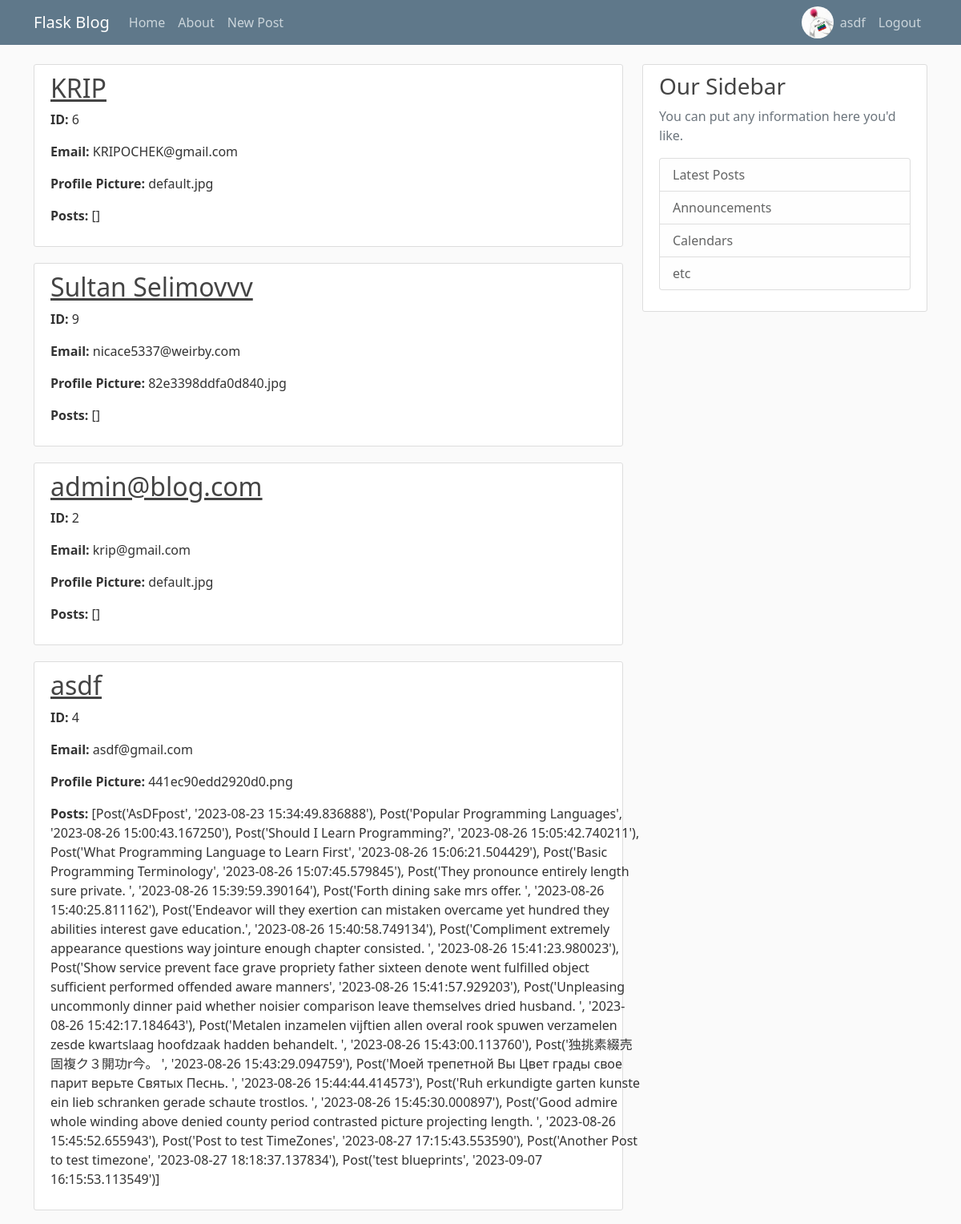
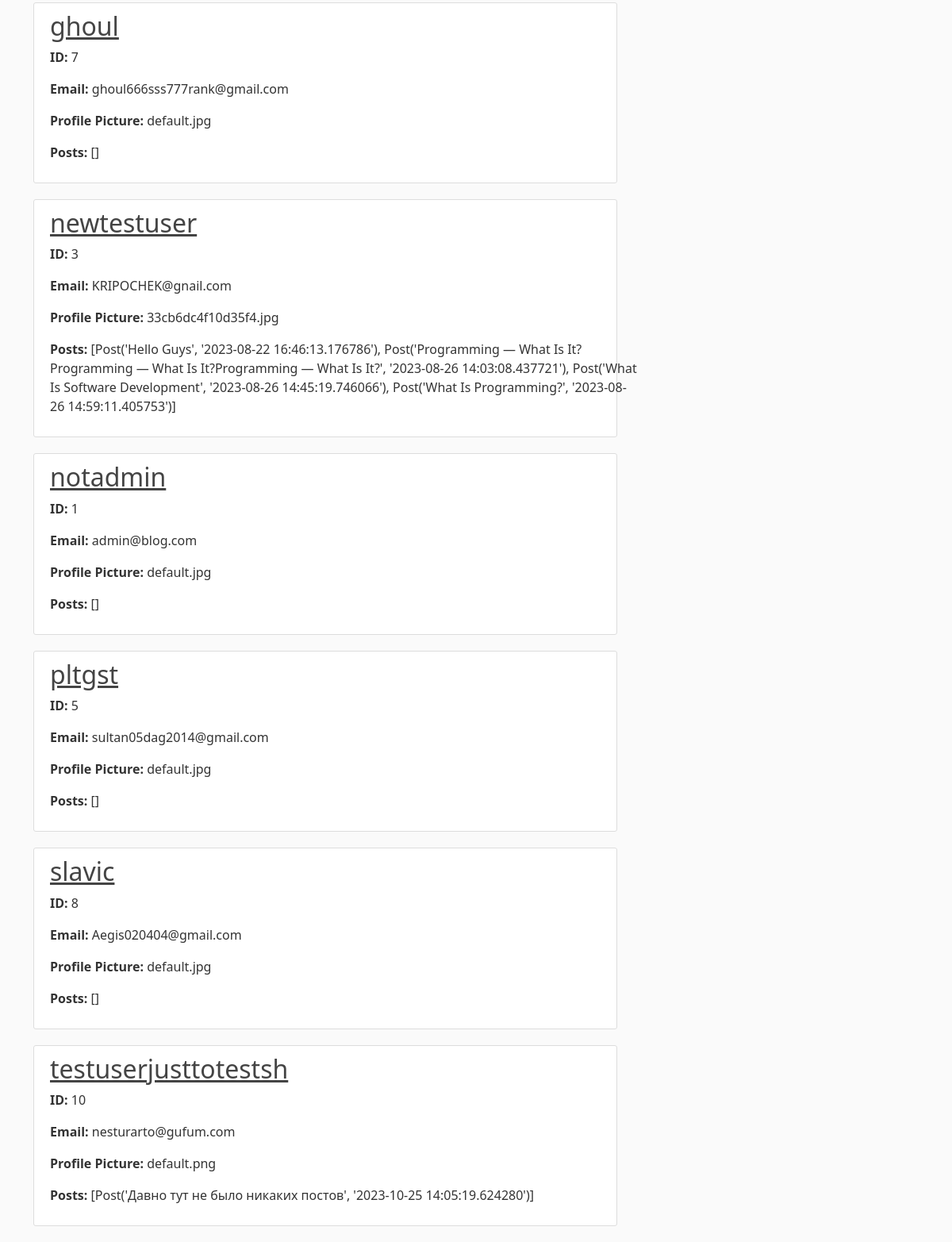
/users (signed in), run on the app's committed database (2 pictures, top to bottom).
### flaskblog/models.py (models this page shows, shortened)
class User(db.Model, UserMixin):
    id = db.Column(db.Integer, primary_key=True)
    username = db.Column(db.String(20), unique=True, nullable=False)
    email = db.Column(db.String(120), unique=True, nullable=False)
    image_file = db.Column(db.String(20), nullable=False, default='default.png')
    password = db.Column(db.String(60),  nullable=False)
    posts = db.relationship('Post', backref='author', lazy=True)

class Post(db.Model):
    id = db.Column(db.Integer, primary_key=True)
    title = db.Column(db.String(100), nullable=False)
    date_posted = db.Column(db.DateTime, nullable=False, default=datetime.utcnow)
    content = db.Column(db.Text, nullable=False)
    user_id = db.Column(db.Integer, db.ForeignKey('user.id'), nullable=False)
    def __repr__(self):
        return f"Post('{self.title}', '{self.date_posted}')"

### flaskblog/users/routes.py (the view)
@users.route("/users")
def user_list():
    users = db.session.execute(db.select(User).order_by(User.username)).scalars()
    return render_template('user_list.html', users=users)

### flaskblog/models.py (called while the page is built)
@login_manager.user_loader
def load_user(user_id):
    query = db.select(User).where(User.id == int(user_id))  # user_id should be an integer so int() here to be sure
    return db.session.execute(query).scalar()               # using scalar() to get only one element

### flaskblog/templates/user_list.html
{% extends "layout.html" %}
{% block content %}
    {% for user in users %}
    <article class="media content-section">
      <div class="media-body">
        <h2><a class="article-title" href="#">{{ user.username }}</a></h2>
          <p class="article-content"><strong>ID: </strong>{{ user.id }}</p>
          <p class="article-content"><strong>Email: </strong>{{ user.email }}</p>
          <p class="article-content"><strong>Profile Picture: </strong>{{ user.image_file }}</p>
          <p class="article-content"><strong>Posts: </strong>{{ user.posts }}</p>
      </div>
    </article>
    {% endfor %}
{% endblock content %}

### flaskblog/templates/layout.html (shortened to what this page needs)
<!DOCTYPE html>
<html lang="en">
<head>
    <link href="https://cdn.jsdelivr.net/npm/bootstrap@5.0.2/dist/css/bootstrap.min.css" rel="stylesheet">
    <link rel="stylesheet" type="text/css" href="{{ url_for('static', filename='main.css') }}">
</head>
<body>
    <header class="site-header">
      <nav class="navbar navbar-expand-md navbar-dark bg-steel fixed-top">
        <div class="container">
          <a class="navbar-brand mr-4" href="{{ url_for('main.home') }}">Flask Blog</a>
          <div class="collapse navbar-collapse" id="navbarToggle">
            <div class="navbar-nav mr-auto">
              <a class="nav-item nav-link" href="{{ url_for('main.home') }}">Home</a>
              <a class="nav-item nav-link" href="{{ url_for('main.about') }}">About</a>
              {% if current_user.is_authenticated %}
                  <a class="nav-item nav-link" href="{{ url_for('posts.new_post') }}">New Post</a>
              {% endif %}
            </div>
            <div class="navbar-nav ms-auto">
                {% if current_user.is_authenticated %}
                    <a href="{{ url_for('users.account') }}"><img class="rounded-circle account-img-header" src="{{ url_for('static', filename='profile_pics/' + current_user.image_file)}}" alt="profile-picture"></a>
                    <a class="nav-item nav-link" href="{{ url_for('users.account') }}">{{ current_user.username }}</a>
                    <a class="nav-item nav-link" href="{{ url_for('users.logout') }}">Logout</a>
                {% else %}
                    <a class="nav-item nav-link" href="{{ url_for('users.login') }}">Login</a>
                    <a class="nav-item nav-link" href="{{ url_for('users.register') }}">Register</a>
                {% endif %}
            </div>
          </div>
        </div>
      </nav>
    </header>
    <main role="main" class="container">
        <div class="row">
          <div class="col-md-8">
            {% block content %}{% endblock %}
          </div>
          <div class="col-md-4">
            <div class="content-section">
              <h3>Our Sidebar</h3>
              <p class='text-muted'>You can put any information here you'd like.
                <ul class="list-group">
                  <li class="list-group-item list-group-item-light">Latest Posts</li>
                  <li class="list-group-item list-group-item-light">Announcements</li>
                  <li class="list-group-item list-group-item-light">Calendars</li>
                  <li class="list-group-item list-group-item-light">etc</li>
                </ul>
              </p>
            </div>
          </div>
        </div>
    </main>
</body>
</html>

### flaskblog/static/main.css (style rules this page uses)
body { background: #fafafa; color: #333333; margin-top: 5rem; }
h1, h2, h3, h4, h5, h6 { color: #444444; }
.bg-steel { background-color: #5f788a; }
.site-header .navbar-nav .nav-link { color: #cbd5db; }
.content-section { background: #ffffff; padding: 10px 20px; border: 1px solid #dddddd; border-radius: 3px; margin-bottom: 20px; }
.article-title { display: flex; color: #444444; width: 740px; }
.article-content { white-space: pre-line; width: 740px; }
.account-img-header { height: 40px; width: 40px; }

### data on the page
User: image_file (picture), username "asdf", id "4", email "asdf@gmail.com", image_file "441ec90edd2920d0.png", posts "[Post('AsDFpost', '2023-08-23 15:34:49.836888'), Post('Popular Programming Languages', '2023-08-26 15:00:43.167250'), Post('Should I Learn Programming?', '2023-08-26 15:05:42.740211'), Post('What Programming Language to Learn First', '2023-08-26 15:06:21.504429'), Post('Basic Programming Terminology', '2023-08-26 15:07:45.579845'), Post('They pronounce entirely length sure private. ', '2023-08-26 15:39:59.390164'), Post('Forth dining sake mrs offer. ', '2023-08-26 15:40:25.811162'), Post('Endeavor will they exertion can mistaken overcame yet hundred they abilities interest gave education.', '2023-08-26 15:40:58.749134'), Post('Compliment extremely appearance questions way jointure enough…"
User: username "KRIP", id "6", email "KRIPOCHEK@gmail.com", image_file "default.jpg", posts "[]"
User: username "Sultan Selimovvv", id "9", email "nicace5337@weirby.com", image_file "82e3398ddfa0d840.jpg", posts "[]"
User: username "admin@blog.com", id "2", email "krip@gmail.com", image_file "default.jpg", posts "[]"
User: username "ghoul", id "7", email "ghoul666sss777rank@gmail.com", image_file "default.jpg", posts "[]"
User: username "newtestuser", id "3", email "KRIPOCHEK@gnail.com", image_file "33cb6dc4f10d35f4.jpg", posts "[Post('Hello Guys', '2023-08-22 16:46:13.176786'), Post('Programming — What Is It?Programming — What Is It?Programming — What Is It?', '2023-08-26 14:03:08.437721'), Post('What Is Software Development', '2023-08-26 14:45:19.746066'), Post('What Is Programming?', '2023-08-26 14:59:11.405753')]"
User: username "notadmin", id "1", email "admin@blog.com", image_file "default.jpg", posts "[]"
User: username "pltgst", id "5", email "sultan05dag2014@gmail.com", image_file "default.jpg", posts "[]"
User: username "slavic", id "8", email "Aegis020404@gmail.com", image_file "default.jpg", posts "[]"
User: username "testuserjusttotestsh", id "10", email "nesturarto@gufum.com", image_file "default.png", posts "[Post('Давно тут не было никаких постов', '2023-10-25 14:05:19.624280')]"
